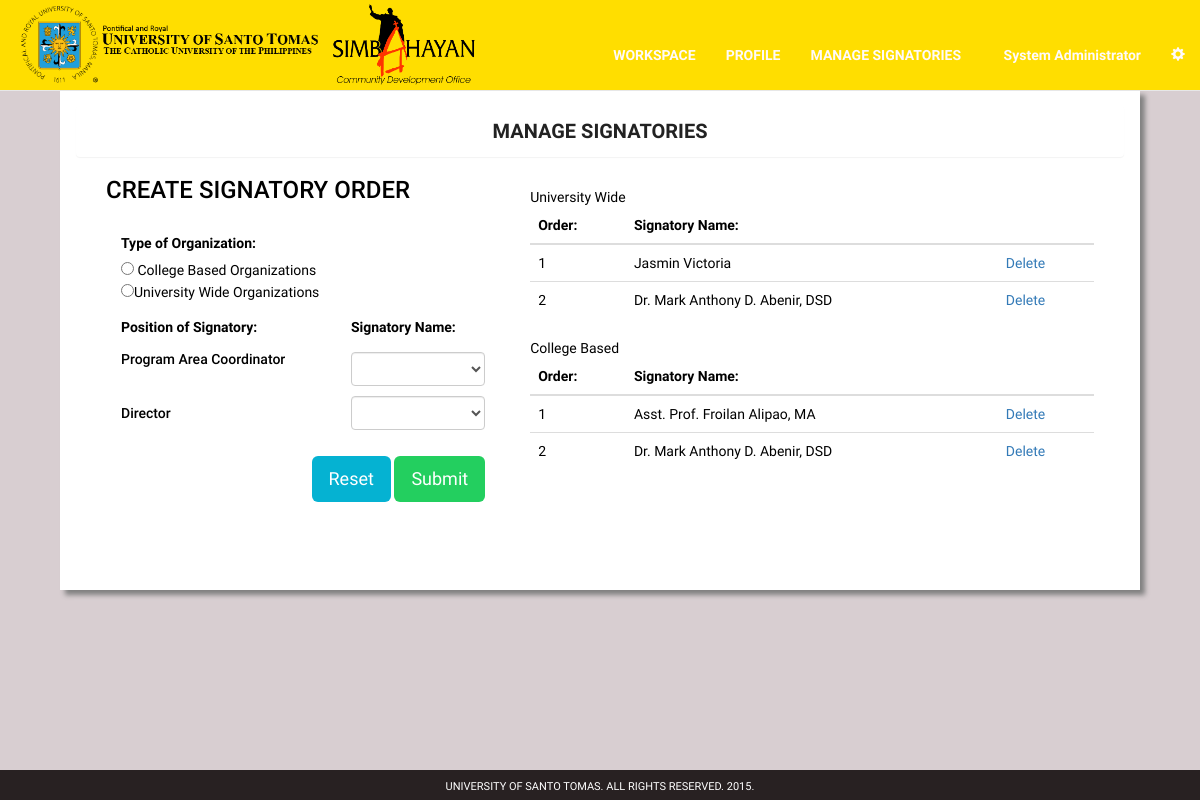
The page /manage-simbahayan.php (signed in) on the database as committed earlier.
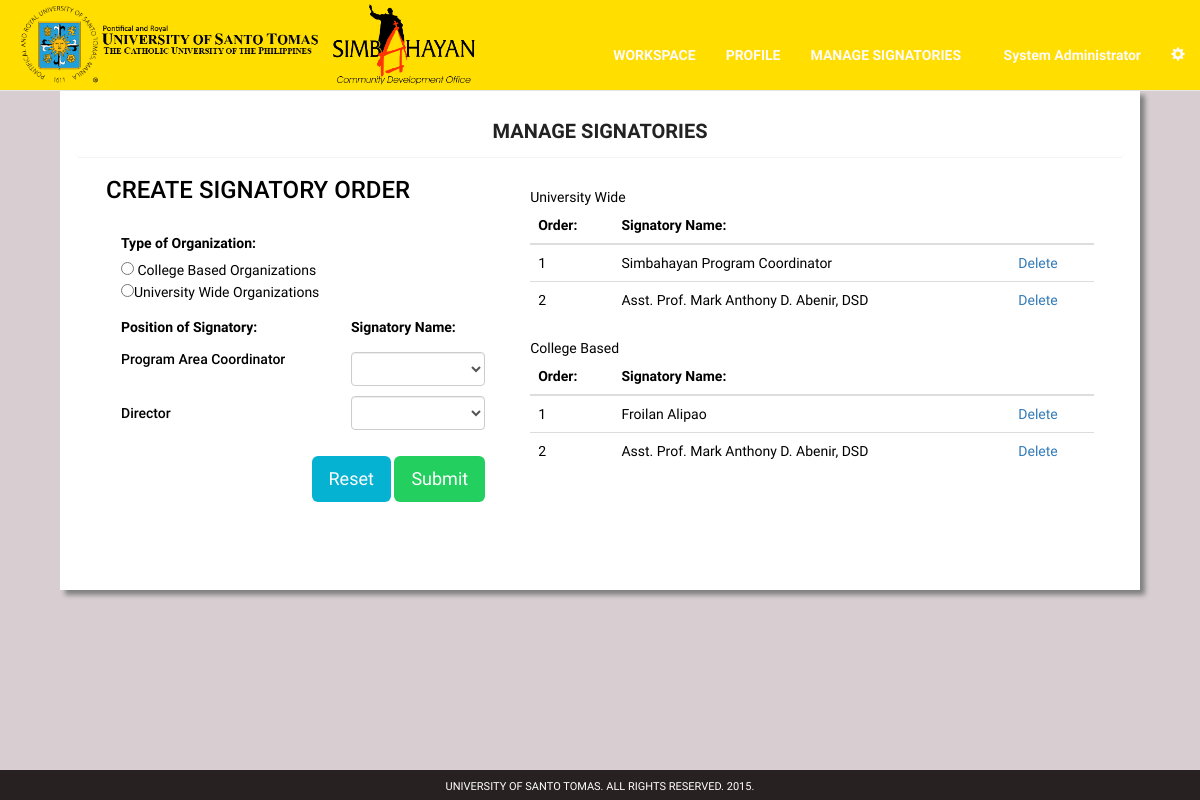
The same page on the database as committed later.
### tables this page shows
CREATE TABLE `order_signatory` (
  `signatory_id` int(11) NOT NULL,
  `org_num` int(11) NOT NULL,
  `order_number` int(11) NOT NULL,
  `signatory_num` int(11) NOT NULL,
  `signatory_name` varchar(100) NOT NULL,
  `reference` int(11) NOT NULL,
  `standard` int(11) NOT NULL,
  `simbahayan` int(11) NOT NULL,
  `univ_wide` int(11) NOT NULL,
  `nstp` int(11) NOT NULL
);

### manage-simbahayan.php (the view, shortened to what the changed rows need)
<?php
include "mysql_connect.php";
?>
<!DOCTYPE html>
<html lang="en">
<head>
    <link href="css/bootstrap.min.css" rel="stylesheet">
</head>
	<body style = "background-color: #d8ced1; font-family: 'RobotoDraft'; height: 100%; color: #222; font-size: 14px; padding-top: 5%; padding-bottom: 5%;">
  <div class = "wrapper">
    <div class = "container">
               <div class = "col-md-12" style = "div-align: center; margin-top: 30px;">
            <div class = "col-md-12">
                <div class = "panel panel-body" style = "width: 100%; border-radius: 0;height: 500px; background-color: #fff; box-shadow: 5px 5px 5px grey;">
                  <div class = "col-md-12" style = "margin-top: 0px; color: #000;">
        <div class="col-md-7" style="margin-top:10px; overflow-y: scroll; height: 350px;">
		  <?php
		  echo '<table class="table table-hover">
        <thead>
				<tr>
				<th>Order: </th>
				<th>Signatory Name: </th>
				<th> </th>
				</tr>
				</thead>
        <tbody>';
				$sql="SELECT * FROM order_signatory WHERE simbahayan = '1' AND univ_wide = '1' order by order_number asc";
				$result = mysqli_query($link,$sql);
				while($row = mysqli_fetch_array($result)) {
					$r=$row['signatory_id'];
					echo "<tr>";
					echo "<td>" .$row['order_number'] . "</td>";
					echo "<td>" .$row['signatory_name'] . "</td>";
					echo "<td><a href='delete-order.php?r=".$r."'>";
					echo "Delete</a>";
					echo "</td>";
					echo "</tr>";
				}
				echo '</tbody>
				</table>';
				echo '<table class="table table-hover">
        <thead>
				<tr>
				<th>Order: </th>
				<th>Signatory Name: </th>
				<th> </th>
				</tr>
				</thead>
        <tbody>';
				$sql="SELECT * FROM order_signatory WHERE simbahayan = '1' AND univ_wide = '0' order by order_number asc";
				$result = mysqli_query($link,$sql);
				while($row = mysqli_fetch_array($result)) {
					$r=$row['signatory_id'];
					echo "<tr>";
					echo "<td>" .$row['order_number'] . "</td>";
					echo "<td>" .$row['signatory_name'] . "</td>";
					echo "<td><a href='delete-order.php?r=".$r."'>";
					echo "Delete</a>";
					echo "</td>";
					echo "</tr>";
				}
				echo '</tbody>
				</table>';
				?>
        </div>
                </div>
                </div>
     </div>
</div>
</div>
</div>
</body>
	</html>

Rows that differ between the two databases and show on the page:
removed order_signatory: order_number "1", signatory_name "Jasmin Victoria", shown under "Director"
removed order_signatory: order_number "2", signatory_name "Dr. Mark Anthony D. Abenir, DSD", shown under "Director"
removed order_signatory: order_number "1", signatory_name "Asst. Prof. Froilan Alipao, MA"
removed order_signatory: order_number "2", signatory_name "Dr. Mark Anthony D. Abenir, DSD"
added order_signatory: order_number "1", signatory_name "Simbahayan Program Coordinator", shown under "Director"
added order_signatory: order_number "2", signatory_name "Asst. Prof. Mark Anthony D. Abenir, DSD", shown under "Director"
added order_signatory: order_number "1", signatory_name "Froilan Alipao"
added order_signatory: order_number "2", signatory_name "Asst. Prof. Mark Anthony D. Abenir, DSD"
